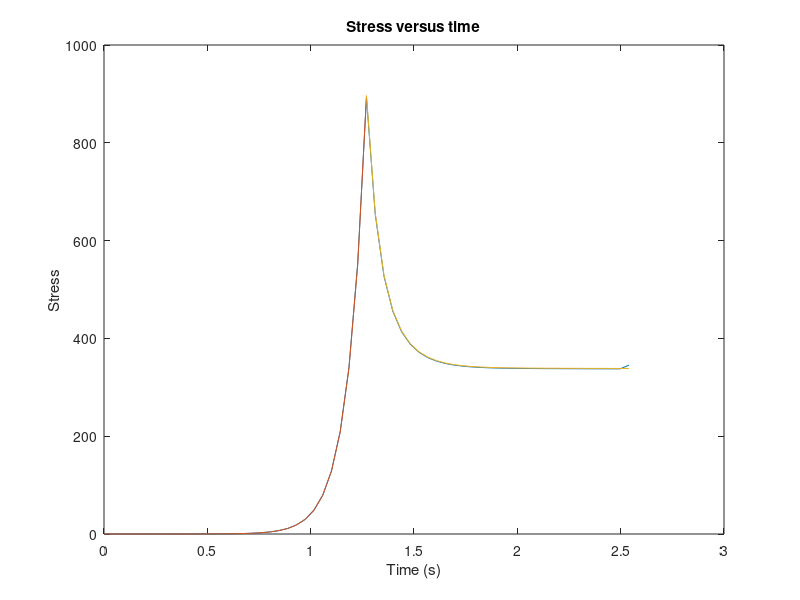

Write MATLAB code to recreate this figure.

clc


% G(t) Parameters, Toms et al., A2

a =     0.02554  ;
b =         20  ;
c =    .02 ;
d =       8.923 ;
g =     0.012554 ;
% h =        8.77 ;
h=.003;

% Elastic stress-strain parameters, Toms et al., A2

A = 0.01277; 
B = 57.35;

%Strain function parameters for ramp and hold
t_R = 1.27;        %time end of ramp in sec
e_R = 0.1992;       %strain end of ramp
Beta = .2;    %slope of the ramped strain increase in 1/sec
cycles = 1;        %total number of cycles

t_max = 2*t_R*cycles;   %total time in sec

%Other system parameters

dT = t_R/30;
dt = dT/100;
i = 1;
Response = [0, 0, 0, 0, 0, 0];

% Main loop

for t_i=dT:dT:t_max
    
    stress = 0;
    strain = 0;
    i = i + 1;
       
    %Convolution loop
    for t_n = dt:dt:t_i
        
        if mod(floor(t_n/t_R),2) <= 0
            dedt = Beta;
        else
            dedt = 0;
        end
        
        strain = strain + dedt*dt;
        
        %Elastic Stress-strain function
        
        stress_e = A*(exp(B*strain) - 1);
        dsde = A*B*exp(B*strain);
        
        %Reduced relaxation modulus
        G = a*exp(-b*(t_i)) + c*exp(-d*(t_i)) + g*exp(-h*(t_i));
        G_ = a*exp(-b*(t_i-t_n)) + c*exp(-d*(t_i-t_n)) + g*exp(-h*(t_i-t_n));
        
        %Stress
        
        stress = stress + dsde*dedt*dt*G_;
        
    end
    Response(i,1) = t_i;
    Response(i,2) = strain;
    Response(i,3) = stress; 
    Response(i,4) = stress_e;
    Response(i,5) = G;
    Response(i,6) = dsde;
    %End of convolution loop
    
end
%End of main loop

%% test section
ae=A;be=B;dedt=Beta;tR=t_R;trelax=tR:dT:t_max;
tramp=0:dT:1.28;
% sig_ramp=dedt*(...
%     (ae*be*c*exp(be*e_R).*(exp(-d*(tramp - tR)) - 1))/d +...
%     (ae*be*g*exp(be*e_R).*(exp(-h*(tramp - tR)) - 1))/h +...
%     (a*ae*be*exp(be*e_R).*(exp(-b*(tramp - tR)) - 1))/b)...
%     -dedt*(...
%     (a*ae*be*exp(be*dedt*tramp).*(exp(-b*tramp) - 1))/b +...
%     (ae*be*c*exp(be*dedt*tramp).*(exp(-d*tramp) - 1))/d +...
%     (ae*be*g*exp(be*dedt*tramp).*(exp(-h*tramp) - 1))/h);
% sig_ramp=- dedt*(...
%     (a*ae*be*exp(be*dedt*tramp).*(exp(-b*tramp) - 1))/b +...
%     (ae*be*c*exp(be*dedt*tramp).*(exp(-d*tramp) - 1))/d +...
%     (ae*be*g*exp(be*dedt*tramp).*(exp(-h*tramp) - 1))/h);

sig_ramp=-dedt*(a*ae*be*(exp(-b*tramp)/(b + be*dedt) -...
    exp(be*dedt*tramp)/(b + be*dedt)) +...
    ae*be*c*(exp(-d*tramp)/(d + be*dedt) -...
    exp(be*dedt*tramp)/(d + be*dedt)) +...
    ae*be*g*(exp(-h*tramp)/(h + be*dedt) -...
    exp(be*dedt*tramp)/(h + be*dedt)));
 %%
sig_relax=- dedt*(a*ae*be*(exp(be*dedt*trelax)/(b + be*dedt) -...
    (exp(be*dedt*tR).*exp(-b*trelax)*exp(b*tR))/(b + be*dedt)) +...
    ae*be*c*(exp(be*dedt*trelax)/(d + be*dedt) -...
    (exp(be*dedt*tR).*exp(-d*trelax)*exp(d*tR))/(d + be*dedt)) +...
    ae*be*g*(exp(be*dedt*trelax)/(h + be*dedt) - ...
    (exp(be*dedt*tR)*exp(-h*trelax).*exp(h*tR))/(h + be*dedt))) -...
    dedt*(a*ae*be*(exp(-b*trelax)/(b + be*dedt) -...
    exp(be*dedt*trelax)/(b + be*dedt)) +...
    ae*be*c*(exp(-d*trelax)/(d + be*dedt) ...
    - exp(be*dedt*trelax)/(d + be*dedt)) +...
    ae*be*g*(exp(-h*trelax)/(h + be*dedt) -...
    exp(be*dedt*trelax)/(h + be*dedt)));
%%
% close all
% figure
% plot (Response(:,1), Response(:,2))
% title('Strain versus time')
% xlabel('Time (s)')
% ylabel('Strain')
figure(90)
plot (Response(:,1), Response(:,3))
hold on; 
plot(tramp,sig_ramp)
plot(trelax,sig_relax)

title('Stress versus time')
xlabel('Time (s)')
ylabel('Stress')
% 
% figure
% plot (Response(:,2), Response(:,3))
% title('Stress versus Strain')
% xlabel('Strain')
% ylabel('Stress')
% figure
% plot (Response(:,1), Response(:,4))
% title('Elastic Stress versus time')
% xlabel('Time (s)')
% ylabel('Elastic Stress')
% figure
% plot (Response(:,1), Response(:,5))
% title('Reduced Relaxation Modulus versus time')
% xlabel('Time (s)')
% ylabel('Reduced Relaxation Modulus')
% figure
% plot (Response(:,1), Response(:,6))
% title('Derivative of Stress with Strain versus time')
% xlabel('Time (s)')
% ylabel('dS/de')
